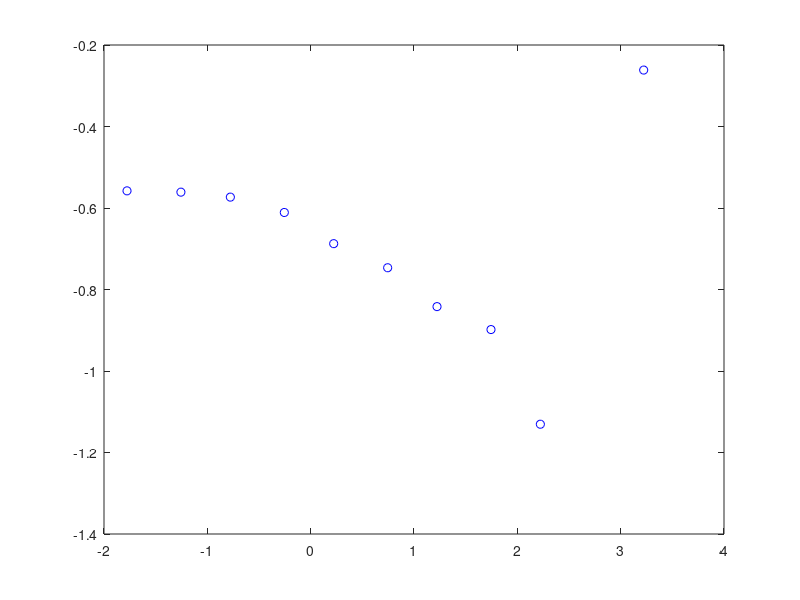

Write MATLAB code to recreate this figure.
% L_0/K_d
x= [1.67E-02,5.55E-02,1.67E-01,5.56E-01,1.67E+00,5.56E+00,1.67E+01,5.56E+01,1.67E+02,1.67E+03];
y= [-0.5579,-0.5611,-0.5733,-0.6110,-0.6875,-0.7466,-0.8420,-0.8983,-1.1306,-0.2615];

logx=log10(x);

plot(logx,y,'bo')